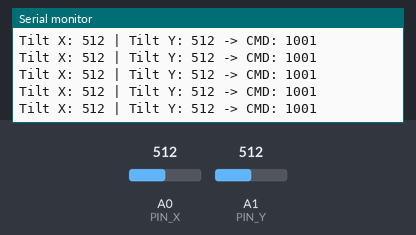
A sketch run on a simulated Arduino Uno, built with avr-gcc and run on an emulated ATmega328P. Shown: the last lines printed to the serial monitor. The inputs (shaded band) are chosen by the test bench; at power-on: A0 (PIN_X) = 512, A1 (PIN_Y) = 512. No radio packets arrive unless stated.

Above: at 1.2 s.
1.3 s: A0 (PIN_X) set to 410
At 1.45 s:
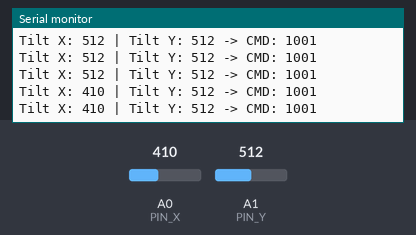
2.8 s: A1 (PIN_Y) set to 410
At 2.88 s:
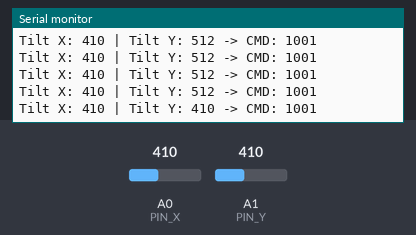
4.3 s: A0 (PIN_X) set to 390
At 4.32 s:
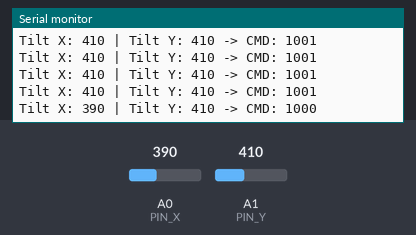
5.8 s: A1 (PIN_Y) set to 390
At 5.86 s:
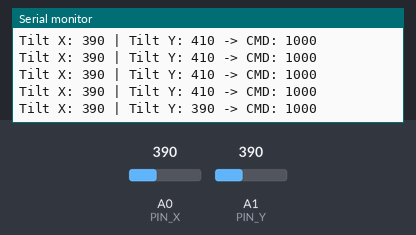
Timing chart, 0 to 8.3 s (numbered marks = the images above; inputs shaded):
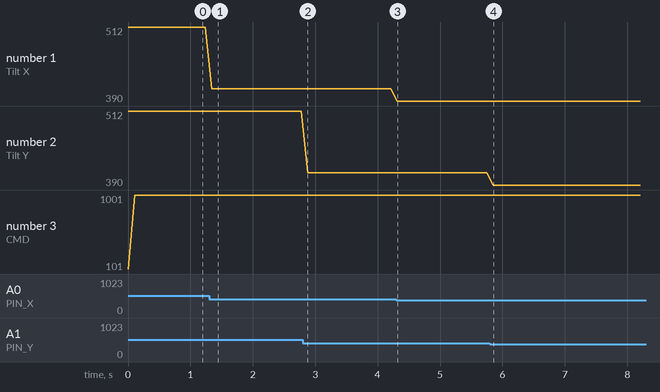

The sketch:

transmitter.ino
```cpp
#include <SPI.h>
#include <RF24.h>

// --- Configuration for ADXL335 ---
#define PIN_X   A0
#define PIN_Y   A1

  int speed_bits = 0;   // Bit [3:2]
  int steer_bits = 0;   // Bit [1:0]
  bool y_armed = true;

RF24 radio(8, 10);              // CE=8, CSN=10
const byte address[6] = "1Node";

void setup() {
  Serial.begin(115200);
  while (!Serial) {}

  if (!radio.begin()) {
    Serial.println("radio.begin() FAILED");
    while (1) {}
  }

  // Khớp FPGA
  radio.setChannel(76);
  radio.setDataRate(RF24_1MBPS);
  radio.setCRCLength(RF24_CRC_16);
  radio.setPayloadSize(32);
  radio.setPALevel(RF24_PA_LOW);

  // Test mode: tắt ACK để khỏi phụ thuộc receiver trả ACK
  radio.setAutoAck(false);

  radio.openWritingPipe(address);
  radio.stopListening();

  Serial.println("TX ready");
}

void loop() {
  // --- Get data from hand gestures ---
  int xVal = analogRead(PIN_X);
  int yVal = analogRead(PIN_Y);

  // --- Instruction Code (Command) ---

  if (yVal >= 300 && yVal <= 420) {
  y_armed = true;
  }
  // ---------------------------------------------
  // 2. SPEED PROCESSING (Based on the Y-axis - Forward/Backward Tilt)
  // Logic: 00=Stop, 01=Normal, 10=Fast, 11=Reverse
  // ---------------------------------------------

  if (yVal > 420) {
    // Tilt Forward -> GO FORWARD
    // (Max Tilt for Turbo Mode)
    if (speed_bits < 2) {
       speed_bits ++; // 10: Turbo (Fast)
    } else if (speed_bits == 3) speed_bits = 0;
    y_armed = false;
  }
  else if (yVal < 300) {
    // Tilt Backward -> GO BACKWARD
    if (speed_bits == 0) {
      speed_bits = 3;
    } else if (speed_bits != 3) speed_bits--;
    y_armed = false;
  }

  // ---------------------------------------------
  // 3. STEERING PROCESSING (Based on the X-axis - Left/Right Tilt)
  // Logic: 00=Forward, 10=Left, 01=Right
  // ---------------------------------------------

  if (xVal < 300) {
    // Tilt to the left
    steer_bits = 2; // 10: Left
  }
  else if (xVal > 400) {
    // Tilt to the right
    steer_bits = 1; // 01: Right
  }
  else {
    // None -> GO FORWARD
    steer_bits = 0; // 00: Straight
  }

  // ---------------------------------------------
  // 4. Pack & Send (Payload[0])
  // ---------------------------------------------
  uint8_t payload[32] = {0};

  // Bitwise Matching: Speed [2 bits] - Steer [2 bits]
  uint8_t command = (speed_bits << 2) | steer_bits;

  payload[0] = command;

  radio.write(payload, 32);

  // --- DEBUG SECTION ---
  Serial.print("Tilt X: ");
  Serial.print(xVal);
  Serial.print(" | Tilt Y: ");
  Serial.print(yVal);
  Serial.print(" -> CMD: ");
  if (command < 8) Serial.print('0');   // đảm bảo đủ 4 bit (0..15)
  if (command < 4) Serial.print('0');
  if (command < 2) Serial.print('0');
  Serial.println(command, BIN);

  delay(100);
}
```

Measured:
- after the input at 1.3 s, the serial monitor: prints a new line at once (image 1)
- after the input at 2.8 s, the serial monitor: prints a new line after 0.08 s (image 2)
- after the input at 4.3 s, the serial monitor: prints a new line at once (image 3)
- after the input at 5.8 s, the serial monitor: prints a new line after 0.05 s (image 4)
- plotted number 1: 512 → 410 after the input at 1.3 s, 410 → 390 after the input at 4.3 s
- plotted number 3: 1001 → 1000 after the input at 4.3 s
